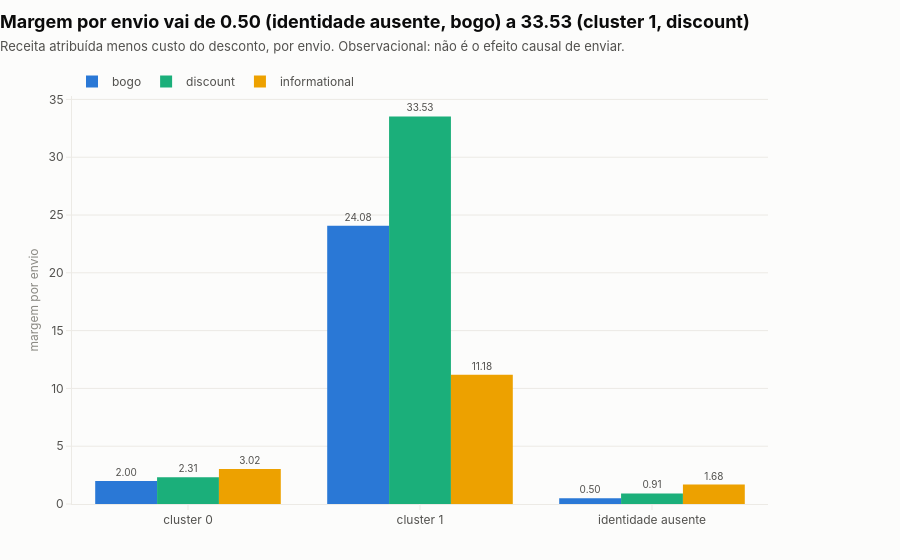

Source (notebook cell):
### Code cell
eda.fig_segment_response(resposta)

### Figure 1 — Plotly figure (JSON) as saved in the notebook; plotly's stock layout.template omitted (floating-point values rounded to 4 significant figures)
{"data": [{"cliponaxis": false, "hovertemplate": "bogo<br>%{x}<br>margem/envio %{y:.2f}<extra></extra>", "marker": {"color": "#2a78d6"}, "name": "bogo", "text": [1.999, 24.08, 0.5024], "textfont": {"color": "#52514e", "size": 10}, "textposition": "outside", "texttemplate": "%{text:.2f}", "type": "bar", "x": ["cluster 0", "cluster 1", "identidade ausente"], "y": [1.999, 24.08, 0.5024]}, {"cliponaxis": false, "hovertemplate": "discount<br>%{x}<br>margem/envio %{y:.2f}<extra></extra>", "marker": {"color": "#1baf7a"}, "name": "discount", "text": [2.306, 33.53, 0.9108], "textfont": {"color": "#52514e", "size": 10}, "textposition": "outside", "texttemplate": "%{text:.2f}", "type": "bar", "x": ["cluster 0", "cluster 1", "identidade ausente"], "y": [2.306, 33.53, 0.9108]}, {"cliponaxis": false, "hovertemplate": "informational<br>%{x}<br>margem/envio %{y:.2f}<extra></extra>", "marker": {"color": "#eda100"}, "name": "informational", "text": [3.023, 11.18, 1.684], "textfont": {"color": "#52514e", "size": 10}, "textposition": "outside", "texttemplate": "%{text:.2f}", "type": "bar", "x": ["cluster 0", "cluster 1", "identidade ausente"], "y": [3.023, 11.18, 1.684]}], "layout": {"barmode": "group", "title": {"text": "<b>Margem por envio vai de 0.50 (identidade ausente, bogo) a 33.53 (cluster 1, discount)</b><br><span style='font-size:13px;color:#52514e'>Receita atribuída menos custo do desconto, por envio. Observacional: não é o efeito causal de enviar.</span>"}, "xaxis": {"title": {}}, "yaxis": {"title": {"text": "margem por envio"}}}}
